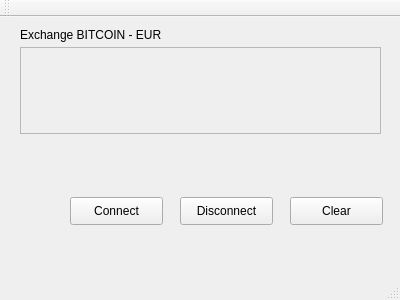
<?xml version="1.0" encoding="UTF-8"?>
<ui version="4.0">
 <class>MainWindow</class>
 <widget class="QMainWindow" name="MainWindow">
  <property name="geometry">
   <rect>
    <x>0</x>
    <y>0</y>
    <width>400</width>
    <height>300</height>
   </rect>
  </property>
  <property name="windowTitle">
   <string>Exchange rate</string>
  </property>
  <widget class="QWidget" name="centralWidget">
   <widget class="QPushButton" name="pbDisconnect">
    <property name="geometry">
     <rect>
      <x>180</x>
      <y>180</y>
      <width>93</width>
      <height>28</height>
     </rect>
    </property>
    <property name="text">
     <string>Disconnect</string>
    </property>
   </widget>
   <widget class="QTextEdit" name="teExchange">
    <property name="enabled">
     <bool>false</bool>
    </property>
    <property name="geometry">
     <rect>
      <x>20</x>
      <y>30</y>
      <width>361</width>
      <height>87</height>
     </rect>
    </property>
    <property name="font">
     <font>
      <weight>75</weight>
      <bold>true</bold>
     </font>
    </property>
   </widget>
   <widget class="QLabel" name="lblServiceStatus">
    <property name="geometry">
     <rect>
      <x>20</x>
      <y>220</y>
      <width>361</width>
      <height>16</height>
     </rect>
    </property>
    <property name="text">
     <string/>
    </property>
   </widget>
   <widget class="QLabel" name="lblExchange">
    <property name="geometry">
     <rect>
      <x>20</x>
      <y>10</y>
      <width>151</width>
      <height>16</height>
     </rect>
    </property>
    <property name="text">
     <string>Exchange BITCOIN - EUR</string>
    </property>
   </widget>
   <widget class="QPushButton" name="pbConnect">
    <property name="geometry">
     <rect>
      <x>70</x>
      <y>180</y>
      <width>93</width>
      <height>28</height>
     </rect>
    </property>
    <property name="text">
     <string>Connect</string>
    </property>
   </widget>
   <widget class="QPushButton" name="pbClear">
    <property name="geometry">
     <rect>
      <x>290</x>
      <y>180</y>
      <width>93</width>
      <height>28</height>
     </rect>
    </property>
    <property name="text">
     <string>Clear</string>
    </property>
   </widget>
  </widget>
  <widget class="QMenuBar" name="menuBar">
   <property name="geometry">
    <rect>
     <x>0</x>
     <y>0</y>
     <width>400</width>
     <height>21</height>
    </rect>
   </property>
  </widget>
  <widget class="QToolBar" name="mainToolBar">
   <attribute name="toolBarArea">
    <enum>TopToolBarArea</enum>
   </attribute>
   <attribute name="toolBarBreak">
    <bool>false</bool>
   </attribute>
  </widget>
  <widget class="QStatusBar" name="statusBar"/>
 </widget>
 <layoutdefault spacing="6" margin="11"/>
 <resources/>
 <connections/>
</ui>
